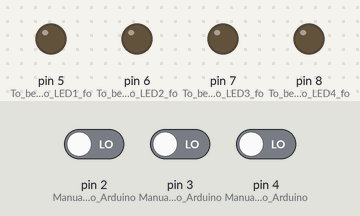
Bench run of a program on a simulated Arduino Uno, built with avr-gcc and run on an emulated ATmega328P. On the bench: output pins drawn as LEDs (lit = HIGH). The inputs (shaded band) are chosen by the test bench; at power-on: pin 2 (Manual_Input_to_Arduino) LOW, pin 3 (Manual_Input_to_Arduino) LOW, pin 4 (Manual_Input_to_Arduino) LOW.

Above: at 1.2 s.
1.3 s: pin 2 (Manual_Input_to_Arduino) driven HIGH
At 2.5 s:
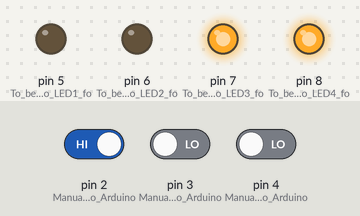
2.8 s: pin 3 (Manual_Input_to_Arduino) driven HIGH
At 3.8 s:
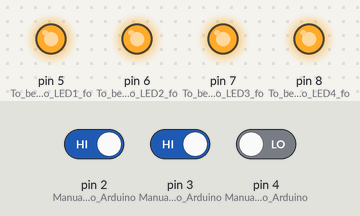
4.3 s: pin 3 (Manual_Input_to_Arduino) driven LOW
At 5.0 s:
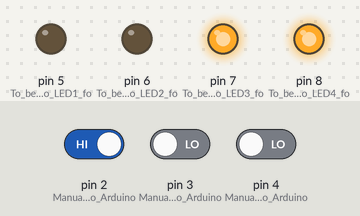
5.8 s: pin 2 (Manual_Input_to_Arduino) driven LOW
At 6.1 s:
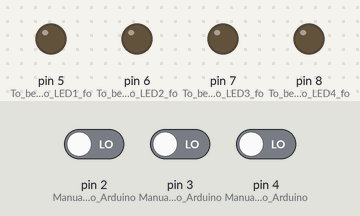
Timing chart, 0 to 8.3 s (numbered marks = the images above; inputs shaded):
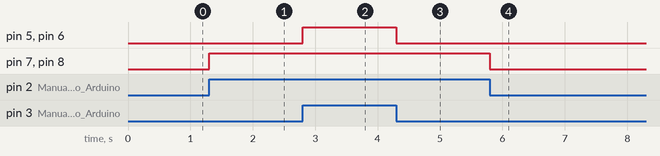

The program:

main.cpp
```cpp
#include <Arduino.h>
// Codes for Distributive laws
// Distributive Law1: X.(Y+Z) = X.Y + X.Z
// Distributive Law2: X+(Y.Z) =(X+Y).(X+Z)

int X;
int Y;
int Z;
int A;
int B;
int C;
int D;

void led(int A, int B, int C, int D)
{
 digitalWrite(5, A);
 digitalWrite(6, B);
 digitalWrite(7, C);
 digitalWrite(8, D);
}

void setup() {
pinMode(2, INPUT); // Manual Input to Arduino
pinMode(3, INPUT); // Manual Input to Arduino
pinMode(4, INPUT); // Manual Input to Arduino

pinMode(5, OUTPUT); // To be conncted to LED1 for LHS of Distributive Law1
pinMode(6, OUTPUT); // To be conncted to LED2 for RHS of Distributive Law1

pinMode(7, OUTPUT); // To be conncted to LED3 for LHS of Distributive Law2
pinMode(8, OUTPUT); // To be conncted to LED4 for RHS of Distributive Law2


}
void loop()
{
  X=digitalRead(2);
  Y=digitalRead(3);
  Z=digitalRead(4);

//For Distributive Law1
  A=X&&(Y || Z);      // LHS of Distributive Law1 to be conncted to LED1 for LHS of Distributive Law1
  B=(X&&Y) || (X&&Z); // RHS of Distributive Law1 to be conncted to LED2 for RHS of Distributive Law1

//For Distributive Law2
  C=X || (Y&&Z);        // LHS of Distributive Law2 to be conncted to LED3 for LHS of Distributive Law2
  D=(X || Y)&&(X || Z); // RHS of Distributive Law2 to be conncted to LED4 for RHS of Distributive Law2

 led(A, B, C, D);

}
```

Measured:
- after the input at 1.3 s, pin 7 (To_be_conncted_to_LED3_fo), pin 8 (To_be_conncted_to_LED4_fo): LOW → HIGH at once
- after the input at 2.8 s, pin 5 (To_be_conncted_to_LED1_fo), pin 6 (To_be_conncted_to_LED2_fo): LOW → HIGH at once
- after the input at 4.3 s, pin 5 (To_be_conncted_to_LED1_fo), pin 6 (To_be_conncted_to_LED2_fo): HIGH → LOW at once
- after the input at 5.8 s, pin 7 (To_be_conncted_to_LED3_fo), pin 8 (To_be_conncted_to_LED4_fo): HIGH → LOW at once
